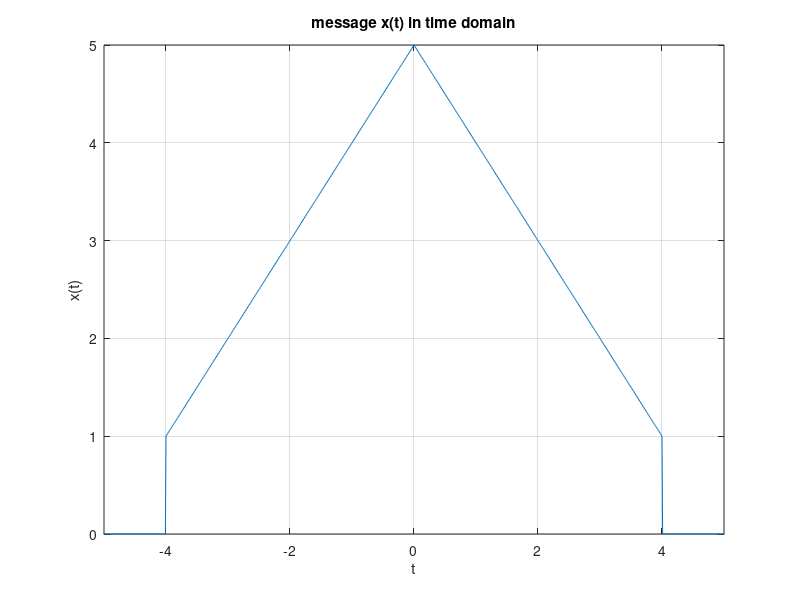
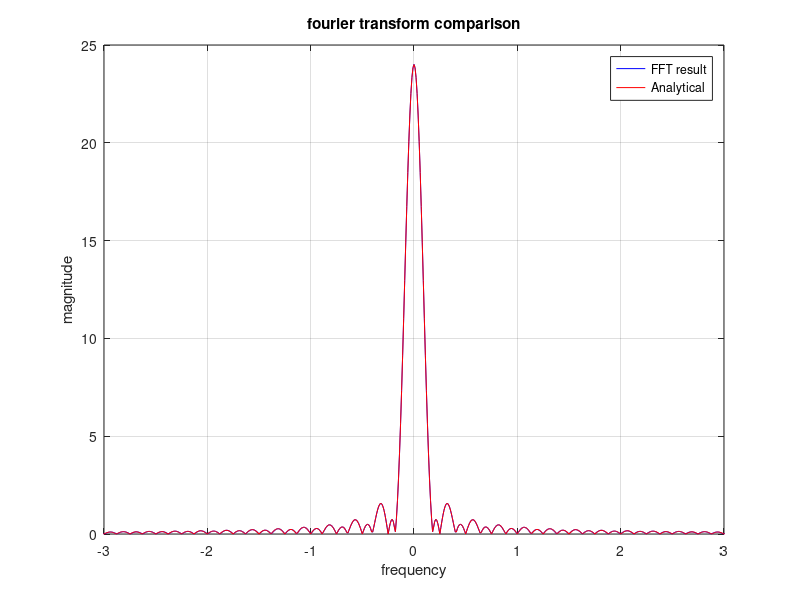
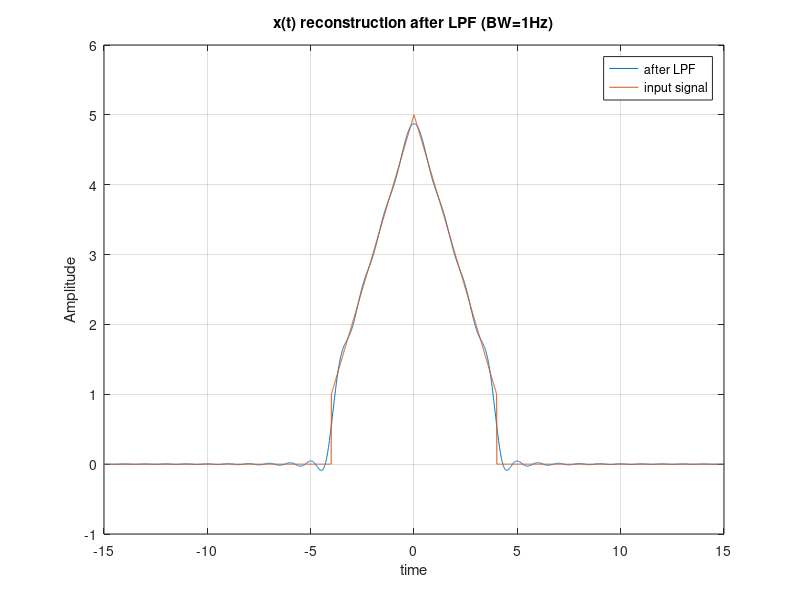
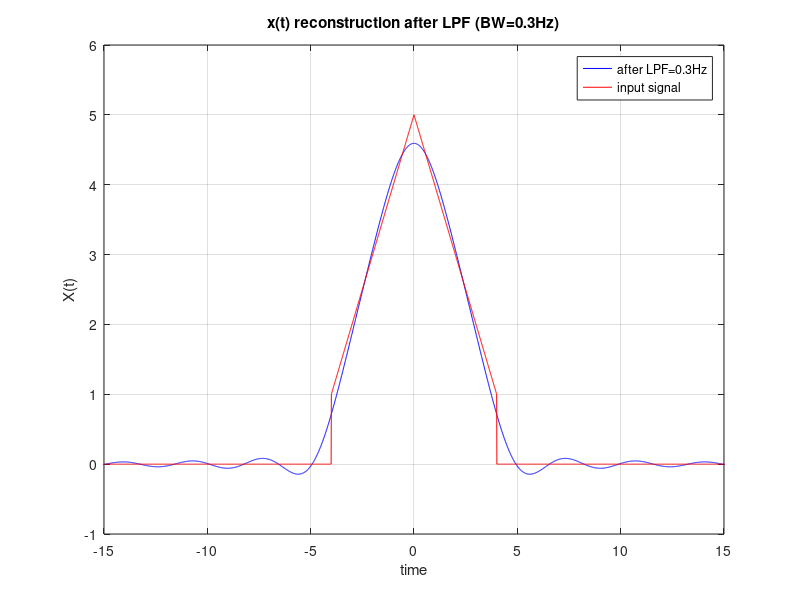

The MATLAB script that drew these images, in order:
clc;clear; close all ;
%% Degien Terms
df= 0.01;
fs = 100;
ts = 1/fs;
T = 1/df;
N = round(T*fs);
t = -T/2: ts: T/2-ts;
f = (-fs/2):df:(fs/2-df);

%% Plot the function x(t) shown on Octave 
 x = zeros(size(t));
 x(t>=-4 & t<0) = t(t>=-4 & t<0) + 5;
 x(t>=0 & t<=4) = -t(t>=0 & t<=4) + 5;
 figure(1);
 plot (t,x);
 xlabel('t');
 ylabel('x(t)');
 title('message x(t) in time domain');
 xlim([-5 5]);
 grid on;                %question 1
%% Derive an analytical expression for its Fourier transform
G = 8*sinc(8*f)+16*(sinc(4*f).^2); %analytical
%% FFT of the signal 
XF = fftshift(fft(x))*ts;
XF_mag = abs(XF);          % function is non-periodic so multiply with ts
figure;
plot(f,XF_mag, 'b');        
hold on;
plot (f,abs(G), 'r');
xlabel('frequency');
ylabel('magnitude')
title('fourier transform comparison');
legend('FFT result','Analytical');
xlim([-3 3]);
grid on;
%% Estimate the BW defined as the frequency band after which the power spectrum of the signal drops to 5% of its maximum value.
power_m = abs(XF.^2); 
P_mag_max = max(power_m); 
threshold = 0.05 * P_mag_max; 
index1 = find(power_m >= threshold);
BW1_estimate = max(abs(f(index1)))
%%  LPF Filtering with BW=1Hz
BW = 1;
H_lpf1 = abs(f) < BW; % Renamed H to avoid conflict
x_rec = real(ifft(ifftshift(H_lpf1.*XF)/ts));
figure;
plot(t,x_rec);
hold on;
plot(t,x);
legend('after LPF','input signal');
title('x(t) reconstruction after LPF (BW=1Hz)');
xlabel('time');
ylabel('Amplitude');
xlim([-15 15]);
ylim([-1 6]);
grid on;
%% LPF Filtering with BW=0.3Hz
BW_03 = 0.3; % Renamed BW to avoid conflict
H_lpf2 = abs(f) < BW_03; % Renamed H to avoid conflict
x_rec2 = real(ifft(ifftshift(H_lpf2.*XF)/ts));
figure;
plot(t,x_rec2,'b');
hold on;
plot(t,x,'r');
legend('after LPF=0.3Hz', 'input signal');
title('x(t) reconstruction after LPF (BW=0.3Hz)');
xlabel('time');
ylabel('X(t)');
xlim([-15 15]);
ylim([-1 6]);
grid on;
%% Analysis of m(t) = cos(2π·0.5·t) for 0 < t < 4
% Step 1
m = zeros(size(t));
m(t>0 & t<4) = cos(2*pi*0.5*t(t>0 & t<4));
figure;
plot(t,m);
title('Message m(t) in time domain.');
xlabel('time');
ylabel('m(t)');
xlim([-10 10]);
ylim([-1.2 1.2]);
grid on;
% Step 2
GF= 2*sinc(4*(f-0.5))+ 2*sinc(4*(f + 0.5));
% Step 3
M = fftshift(fft(m))*ts;
figure;
plot(f,abs(M),'b');
hold on;
plot(f,abs(GF),'r');
title('Fourier transform comparison for m(t)');
legend('FFT result','Analytical');
xlabel('frequency');
ylabel('Magnitude');
xlim([-12 12]);
grid on;
% Step 4
power_m = abs(M.^2); 
P_mag_max = max(power_m); 
threshold = 0.05 * P_mag_max; 
index2 = find(power_m >= threshold);
BW2_estimate = max(abs(f(index2)))

%% FDM Modulation Scheme
% Modulation of message x(t) using DSB-SC modulation
fc1 = 20;
carrier1 = cos(2*pi*fc1*t);
s1= x_rec.*carrier1; % Using x_rec as presumably the filtered version is intended for modulation
S1 = fftshift(fft(s1))*ts;
figure;
plot(f,abs(S1));
xlabel('f (Hz)');
ylabel('|S1(f)|');
title('DSB-SC modulation of x_{rec}(t)');
xlim([-30 30]);
grid on;

% Modulation of message m(t) using SSB modulation
fc2 = 23;               %USB is used
carrier2 = cos(2*pi*fc2*t);
s2 = m.*carrier2;
S2 = fftshift(fft(s2))*ts;
H_ssb = zeros(size(f)); % Renamed H to avoid conflict
% For USB, passband is [fc2, fc2 + BW_of_m] and [-fc2 - BW_of_m, -fc2]
% Assuming BW_of_m is around 1 Hz for m(t) = cos(pi*t) for 0<t<4
BW_m_approx = 1; % Approximate bandwidth of m(t)
H_ssb(f>=fc2 & f<=(fc2+BW_m_approx))=1; % Positive frequencies for USB
H_ssb(f<=-fc2 & f>=(-fc2-BW_m_approx))=1; % Negative frequencies for USB

S2SSB = S2 .*H_ssb;
s2ssb = real(ifft(ifftshift(S2SSB)/ts)); % Use real for ifft of SSB signal
figure;
plot(f,abs(S2SSB));
title('SSB-USB modulation of m(t)');
xlabel('f (Hz)');
ylabel('|S2_{SSB}(f)|');
xlim([-30 30]);

grid on;

stotal = s1 + s2ssb; % FDM: s1 (DSB-SC) + s2ssb (SSB)
figure;
plot(t,stotal);
xlabel('t (seconds)');
ylabel('s_{total}(t)');
title('FDM signal s_{total}(t) in time domain');
xlim([-25 25]);
grid on;

%% FDM Signal Visualization
Stotal = fftshift(fft(stotal))*ts;
figure;
plot(f,abs(Stotal));    %two spectrums on the same graph
xlabel('f (Hz)');
ylabel('|S_{total}(f)|');
title('FDM signal S_{total}(f) in frequency domain');
xlim([-35 35]);
grid on;

%% Coherent Detector
% for message x(t):
x_before_LPF = s1 .*carrier1; % s1 already is x_rec . carrier1
X_before_LPF = fftshift(fft(x_before_LPF))*ts;
figure;
plot(f,abs(X_before_LPF));
title('Spectrum of x_{rec}(t) after mixing with carrier (before LPF)');
xlabel('f (Hz)');
ylabel('Magnitude');
grid on;

H_demod_x = abs(f)<BW; % Using BW=1 for LPF for x(t) (consistent with x_rec)       
x_received = 2*real(ifft(ifftshift(H_demod_x.*X_before_LPF)/ts)); % Multiply by 2 for DSB-SC demod
figure;
plot(t,x,'r'); % Plot original x for comparison
hold on;
plot(t,x_received,'b');
xlabel('time (seconds)');
ylabel('signal x(t)');
title('x(t): original & received (after DSB-SC demod)');
legend('original signal','received signal');
xlim([-6 6]);
grid on;

% for message m(t)
% For SSB, coherent detection involves multiplying by carrier and LPF
m_before_LPF = s2ssb .*carrier2; 
M_before_LPF = fftshift(fft(m_before_LPF))*ts;
figure;
plot(f,abs(M_before_LPF));
title('Spectrum of m(t) after mixing with carrier (SSB demod, before LPF)');
xlabel('f (Hz)');
ylabel('Magnitude');
grid on;

% Bandwidth for LPF for m(t) should be related to BW_m_approx
H_demod_m = abs(f)<BW_m_approx; 
m_received = 2*real(ifft(ifftshift(H_demod_m.*M_before_LPF)/ts)); % Multiply by 2 for SSB demod with cos
figure;
plot(t,m,'r');
hold on;
plot(t,m_received,'b');
xlabel('time (seconds)');
ylabel('signal m(t)');
title('m(t): original & received (after SSB demod)');
legend('original signal','received signal');
xlim([-15 15]);
ylim([-1.1 1.1]);
grid on;